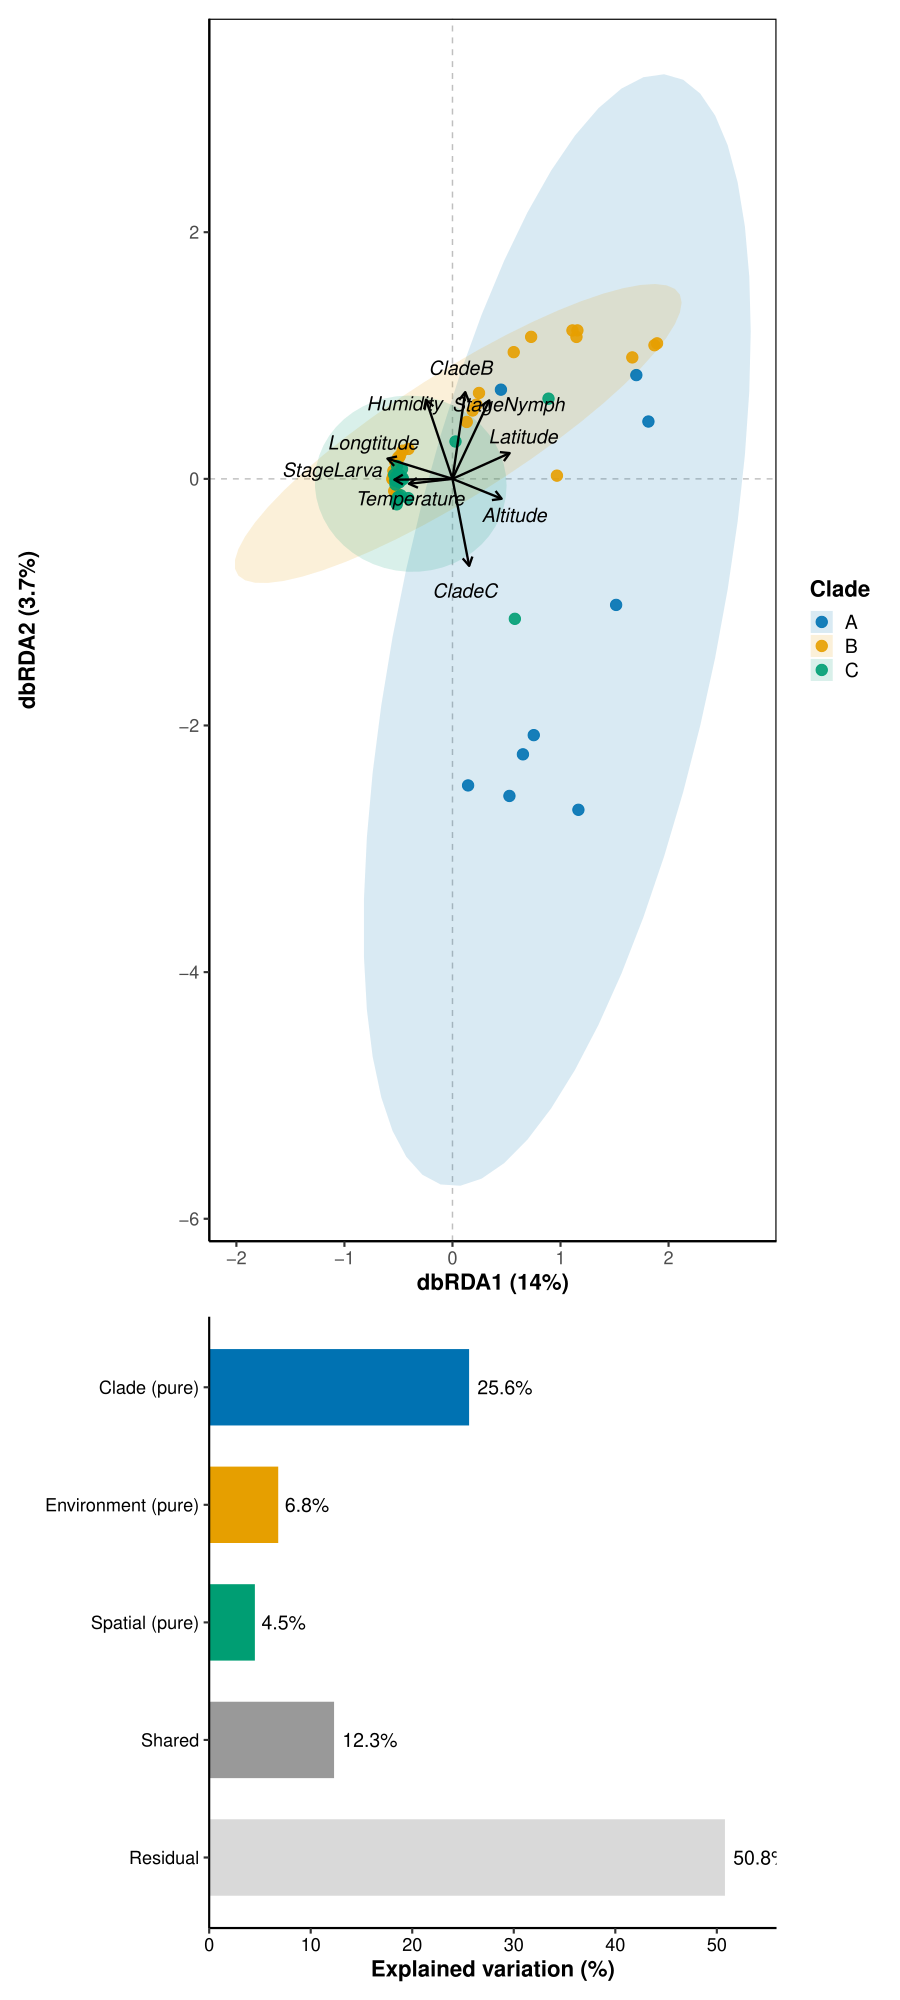

Write the R code that produced this figure.
library(phyloseq)
library(vegan)
library(readxl)
library(ggplot2)
library(ggVennDiagram)
library(ggrepel)
library(ggforce)
library(dplyr)

##Bray-Curtis matrix
family <- read_excel("Family.xlsx")
meta <- read_excel("metadata.xlsx")

sample_id <- family$SampleID
rownames(family) <- family$SampleID

head(rownames(family))


# Hellinger transformation
family_hel <- decostand(
  family,
  method="hellinger"
)


# Bray-Curtis
bc.dist <- vegdist(
  family_hel,
  method="bray"
)

#PERMANOVA marginal test
adonis_margin <- adonis2(
  bc.dist ~ 
    Clade+
    Stage+
    Temperature+
    Humidity+
    Altitude+
    Latitude+
    Longitude,
  data=meta,
  permutations=999,
  by="margin"
)

adonis_margin
summary(adonis_margin)
res_df <- as.data.frame(adonis_margin)
write.csv(res_df, file = "adonis_margin.csv", row.names = TRUE)

#dbRDA
dbRDA <- capscale(
  bc.dist~
    Clade+
    Stage+
    Temperature+
    Humidity+
    Altitude+
    Latitude+
    Longitude,
  data=meta,
  add=TRUE
)

anova(dbRDA,
      permutations=999)


db <- anova(
  dbRDA,
  by="terms",
  permutations=999
)

db

summary(db)
db <- as.data.frame(db)
write.csv(db, file = "dbRDA_Anova.csv", row.names = TRUE)

#Factor session
clade_colors <- c(
  "A"="#0072B2",
  "B"="#E69F00",
  "C"="#009E73"
)

site_scores <- scores(
  dbRDA,
  display="sites"
)

site_scores <- as.data.frame(site_scores)

rownames(site_scores)<-metadata$SampleID
colnames(site_scores)


plot_data <- cbind(
  site_scores,
  meta[match(
    rownames(site_scores),
    meta$SampleID
  ),]
)

colnames(plot_data)
table(plot_data$Clade)
#提取环境箭头
env_scores <- scores(
  dbRDA,
  display="bp"
)


env_scores <- as.data.frame(env_scores)

env_scores$Variable <- rownames(env_scores)

env_scores <- env_scores[
  !grepl(
    "Clade|Stage",
    env_scores$Variable
  ),
]

#Computing interprete rate
eig <- summary(dbRDA)$cont$importance

xlab <- paste0(
  "dbRDA1 (",
  round(eig[2,1]*100,1),
  "%)"
)


ylab <- paste0(
  "dbRDA2 (",
  round(eig[2,2]*100,1),
  "%)"
)


#plot
pdf("p_dbRDA.pdf", width = 10, height = 8)
p_dbRDA <- ggplot(
  plot_data,
  aes(
    x=CAP1,
    y=CAP2,
    color=Clade
  )
)+
  
  
  # 0轴
  
  geom_hline(
    yintercept=0,
    linetype="dashed",
    color="grey75"
  )+
  
  geom_vline(
    xintercept=0,
    linetype="dashed",
    color="grey75"
  )+
  
  
  # 95% ellipse
  
  stat_ellipse(
    aes(fill=Clade),
    type="norm",
    geom="polygon",
    alpha=0.15,
    color=NA
  )+
  
  
  # points
  
  geom_point(
    size=3.5,
    alpha=0.9
  )+
  
  
  # 环境箭头
  
  geom_segment(
    data=env_scores,
    aes(
      x=0,
      y=0,
      xend=CAP1*1.2,
      yend=CAP2*1.2
    ),
    inherit.aes=FALSE,
    arrow=
      arrow(
        length=unit(0.25,"cm")
      ),
    linewidth=0.8,
    color="black"
  )+
  
  
  # 环境变量名称
  
  geom_text_repel(
    data=env_scores,
    aes(
      x=CAP1*1.35,
      y=CAP2*1.35,
      label=Variable
    ),
    inherit.aes=FALSE,
    size=5,
    fontface="italic",
    color="black"
  )+
  
  
  scale_color_manual(
    values=clade_colors
  )+
  
  
  scale_fill_manual(
    values=clade_colors
  )+
  
  
  labs(
    x=xlab,
    y=ylab,
    color="Clade"
  )+
  
  
  theme_classic(
    base_size=16
  )+
  
  
  theme(
    
    legend.position="right",
    
    legend.title=
      element_text(
        face="bold"
      ),
    
    legend.text=
      element_text(
        size=14
      ),
    
    axis.title=
      element_text(
        face="bold"
      ),
    
    panel.border=
      element_rect(
        color="black",
        fill=NA,
        linewidth=0.8
      )
    
  )
p_dbRDA

dev.off()

##Variation Partitioning Analysis
#three matrixes
host <- meta[,c(
  "Clade",
  "Stage"
)]

env <- meta[,c(
  "Temperature",
  "Humidity",
  "Altitude"
)]

space <- meta[,c(
  "Longitude",
  "Latitude"
)]

vpa <- varpart(
  family_hel,
  host,
  env,
  space
)


vpa

#VPA data management
vpa_df <- data.frame(
  
  Component=c(
    "Clade (pure)",
    "Environment (pure)",
    "Spatial (pure)",
    "Shared",
    "Residual"
  ),
  
  
  Variation=c(
    25.6,
    6.8,
    4.5,
    12.3,
    50.8
  )
  
)


vpa_df$Component <- factor(
  vpa_df$Component,
  levels=
    rev(vpa_df$Component)
)


#plot
vpa_colors <- c(
  "Clade (pure)"="#0072B2",
  "Environment (pure)"="#E69F00",
  "Spatial (pure)"="#009E73",
  "Shared"="#999999",
  "Residual"="#D9D9D9"
)

pdf("VPA_plot.pdf", width = 10, height = 8)
p_vpa <- ggplot(
  vpa_df,
  aes(
    x=Variation,
    y=Component,
    fill=Component
  )
)+
  
  
  geom_col(
    width=0.65
  )+
  
  
  geom_text(
    aes(
      label=paste0(
        Variation,
        "%"
      )
    ),
    hjust=-0.15,
    size=5
  )+
  
  
  scale_fill_manual(
    values=vpa_colors
  )+
  
  
  scale_x_continuous(
    expand=
      expansion(
        mult=c(0,0.1)
      )
  )+
  
  
  labs(
    x="Explained variation (%)",
    y=NULL
  )+
  
  
  theme_classic(
    base_size=16
  )+
  
  
  theme(
    
    legend.position="none",
    
    axis.text=
      element_text(
        color="black"
      ),
    
    axis.title.x=
      element_text(
        face="bold"
      )
    
  )

p_vpa

dev.off()
#plot combination
library(patchwork)
final_fig <- 
  p_dbRDA /
  p_vpa +
  
  plot_layout(
    heights=c(2,1)
  )

final_fig

ggsave(
  "dbRDA_VPA.pdf",
  final_fig,
  width=9,
  height=20,
  units="in"
)

#Distance-decay analysis
library(geosphere)

geo.dist <- distm(
  meta[,c(
    "Longitude",
    "Latitude"
  )],
  fun=distHaversine
)

geo.dist <- as.dist(
  geo.dist
)
summary(geo.dist)
geo.dist <- geo.dist/1000

#check datasets
labels(bc.dist)
rownames(meta)


#Mantel distance-decay test
mantel_decay <- mantel(
  bc.dist,
  geo.dist,
  method="spearman",
  permutations=9999
)

mantel_decay
mantel_all_results <- data.frame(
  
  Test="Overall",
  
  Mantel_r=
    as.numeric(mantel_decay$statistic),
  
  P_value=
    mantel_decay$signif
  
)

write.csv(mantel_all_results, "Mantel_Distance_Decay_Test.csv", row.names=FALSE)

#plot distance-decay curve
decay_df <- data.frame(
  
  Microbial_distance =
    as.vector(bc.dist),
  
  Geographic_distance =
    as.vector(geo.dist)
  
)


p_decay <- ggplot(
  decay_df,
  aes(
    x=Geographic_distance,
    y=Microbial_distance
  )
)+
  
  
  geom_point(
    size=3,
    alpha=0.5,
    color="#0072B2"
  )+
  
  
  geom_smooth(
    method="lm",
    formula=y~x,
    color="#D55E00",
    linewidth=1.2,
    fill="#D55E00",
    alpha=0.2
  )+
  
  
  theme_classic(
    base_size=16
  )+
  
  
  labs(
    
    x="Geographic distance (km)",
    
    y="Bray–Curtis dissimilarity"
    
  )

p_decay

ggsave(
  "Mantel_Distance_Decay_Curve.pdf",
  p_decay,
  width=9,
  height=10,
  units="in"
)

#adding clades information
mantel_clade_results <- data.frame(
  Clade = character(),
  Mantel_r = numeric(),
  P_value = numeric(),
  stringsAsFactors = FALSE
)

for(i in unique(meta$Clade)){
  idx <- which(meta$Clade == i)
      # microbiome distance
  bc_sub <- as.dist(
    as.matrix(bc.dist)[idx,idx]
  )
    # geographic distance
  geo_sub <- as.dist(
    as.matrix(geo.dist)[idx,idx]
  )
    # Mantel test
  mantel_result <- mantel(
    bc_sub,
    geo_sub,
    method="spearman",
    permutations=9999
  )
    # 保存结果
  mantel_clade_results <- rbind(
    mantel_clade_results,
    data.frame(
      Clade=i,
      Mantel_r=as.numeric(mantel_result$statistic),
      P_value=mantel_result$signif
    )
  )
  
}


mantel_clade_results
write.csv(mantel_clade_results, "Clade_specific_distance_decay_Mantel.csv",row.names=FALSE)

#Partial Mantel Analysis
clade.dist <- dist(
  as.numeric(
    factor(meta$Clade)
  )
)

partial_result <- mantel.partial(
  bc.dist,
  geo.dist,
  clade.dist,
  method="spearman",
  permutations=9999
)

partial_mantel_results <- data.frame(
  Test="Geographic distance controlled by Clade",
  Mantel_r=
    as.numeric(partial_result$statistic),
  P_value=
    partial_result$signif
)

partial_mantel_results
write.csv(partial_mantel_results, "Partial_Mantel_control_Clade.csv", row.names=FALSE)

#plot overall and partial mantel distance curve
#data combination 
overall_df <- data.frame(
  Geographic_distance = as.vector(geo.dist),
  Microbial_distance = as.vector(bc.dist),
  Clade = "Overall"
)

clade_df <- data.frame()

for(i in unique(meta$Clade)){
  idx <- which(meta$Clade == i)

  # microbiome distance
  bc_sub <- as.matrix(bc.dist)[idx,idx]
  
  # geographic distance
  geo_sub <- as.matrix(geo.dist)[idx,idx]
  
  # 去除对角线0
  keep <- lower.tri(
    bc_sub
  )
  
  temp <- data.frame(
    Geographic_distance =
      geo_sub[keep],
    Microbial_distance =
      bc_sub[keep],
    Clade=i
  )
  
  clade_df <- rbind(
    clade_df,
    temp
  )
  
}

decay_df <- rbind(
  overall_df,
  clade_df
)

table(decay_df$Clade)

#Calculating linear regression parameters
library(broom)
lm_results <- decay_df %>%
  group_by(Clade) %>%
  do(
    tidy(
      lm(
        Microbial_distance~
          Geographic_distance,
        data=.
      )
    )
  )

lm_results


all_mantel_results <- data.frame(
  Clade=character(),
  Mantel_r=numeric(),
  P_value=numeric()
)


# Overall

m_all <- mantel(
  bc.dist,
  geo.dist,
  method="spearman",
  permutations=9999
)


all_mantel_results <- rbind(
  all_mantel_results,
  data.frame(
    Clade="Overall",
    Mantel_r=m_all$statistic,
    P_value=m_all$signif
  )
)



# Clade-specific

for(i in unique(meta$Clade)){
  idx <- which(meta$Clade==i)
  bc_sub <- as.dist(
    as.matrix(bc.dist)[idx,idx]
  )
  
  geo_sub <- as.dist(
    as.matrix(geo.dist)[idx,idx]
  )
  
  m <- mantel(
    bc_sub,
    geo_sub,
    method="spearman",
    permutations=9999
  )
  
  all_mantel_results <- rbind(
    all_mantel_results,
    data.frame(
      Clade=i,
      Mantel_r=m$statistic,
      P_value=m$signif
    )
    
  )
  
}


all_mantel_results

#Plot curves
colors <- c(
  "Overall"="black",
  "A"="#0072B2",
  "B"="#D55E00",
  "C"="#009E73"
)

p_decay_all <- ggplot(
  decay_df,
  aes(
    x=Geographic_distance,
    y=Microbial_distance,
    color=Clade
  )
)+
  
  # 点
  geom_point(
    alpha=0.25,
    size=1.8
  )+
  
  
  # regression
  geom_smooth(
    method="lm",
    se=TRUE,
    linewidth=1.2
  )+
  
  scale_color_manual(
    values=colors
  )+
  
  theme_classic(
    base_size=16
  )+
  
  
  labs(
    x="Geographic distance (km)",
    y="Bray–Curtis dissimilarity",
    color=NULL
    
  )+
  
  
  theme(
    legend.position="right",
    axis.title=
      element_text(
        face="bold"
      ),
    panel.border=
      element_rect(
        fill=NA,
        color="black",
        linewidth=0.8
      )
    
  )


p_decay_all

label_df <- data.frame(
  
  Clade=c(
    "Overall",
    "A",
    "B",
    "C"
  ),
  
  label=c(
    "Overall: r=0.25, P=0.001",
    "A: r=0.10, P=0.12",
    "B: r=0.32, P=0.005",
    "C: r=0.08, P=0.45"
  )
  
)

p_decay_all <- p_decay_all +
  geom_text(
    data=label_df,
    aes(
      x=600,
      y=c(
        0.66,
        0.64,
        0.62,
        0.6
      ),
      label=label
    ),
    inherit.aes=FALSE,
    hjust=0,
    size=4
  )

ggsave(filename = "Combination_Distance_Decay_Curves.pdf", plot = p_decay_all, width=10,height=8, units = "in")
